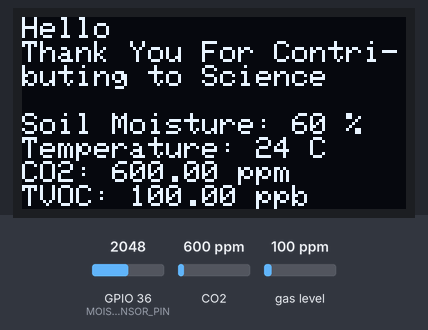
Bench run of a program on a simulated ESP32. Shown: 128×64 one-colour display. The inputs (shaded band) are chosen by the test bench; at power-on: CO2 600 ppm, GPIO 36 (MOISTURE_SENSOR_PIN) = 2048, gas level 100 ppm. WiFi joins after 1.5 s; servers stay silent unless stated; uploads are accepted with an empty reply.

Above: at 9.4 s.
9.5 s: CO2 set to 452 ppm
At 12.1 s:
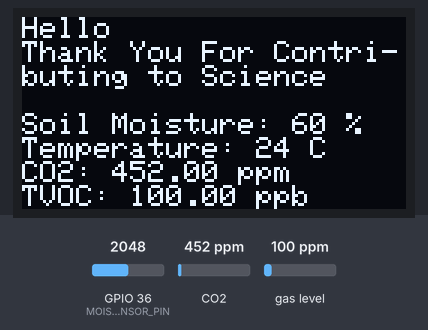
12.4 s: GPIO 36 (MOISTURE_SENSOR_PIN) set to 2866
At 14.5 s:
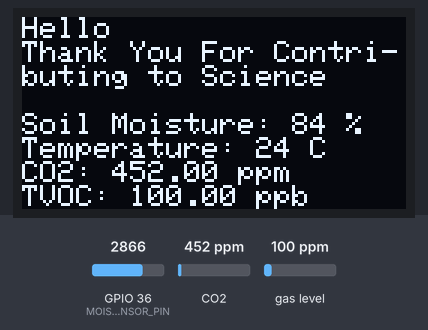
14.8 s: gas level set to 20 ppm
At 17.0 s:
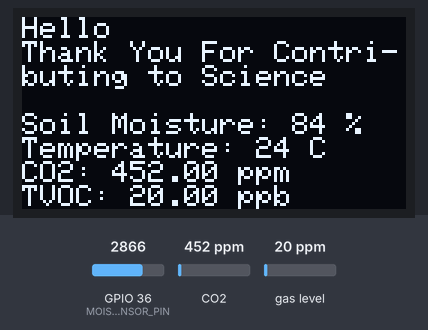
17.3 s: GPIO 36 (MOISTURE_SENSOR_PIN) set to 3603
At 18.7 s:
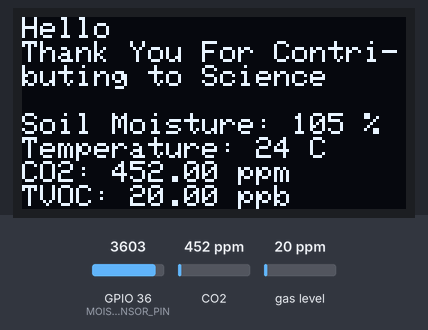
19.7 s: CO2 set to 1050 ppm
At 21.2 s:
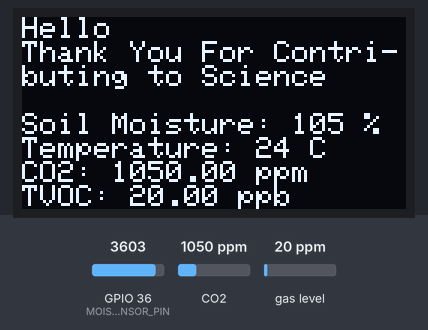
22.2 s: GPIO 36 (MOISTURE_SENSOR_PIN) set to 4095
At 23.9 s:
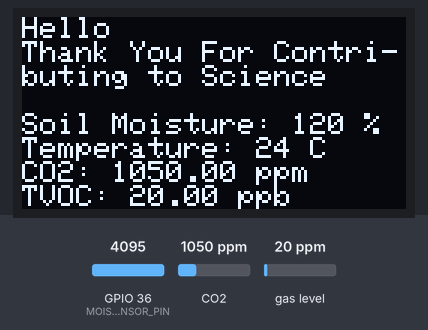
Timing chart, 0 to 25.4 s (numbered marks = the images above; inputs shaded):
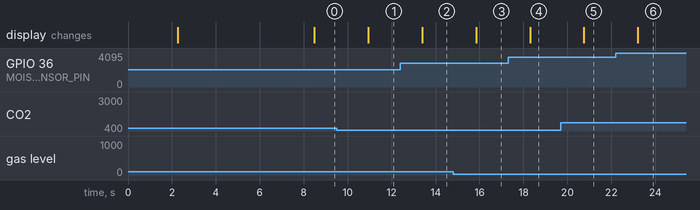

Measured:
- after the input at 9.5 s, the display: changes after 1.4 s (image 1)
- after the input at 12.4 s, the display: changes after 0.99 s (image 2)
- after the input at 14.8 s, the display: changes after 1.0 s (image 3)
- after the input at 17.3 s, the display: changes after 1.0 s (image 4)
- after the input at 19.7 s, the display: changes after 1.1 s (image 5)
- after the input at 22.2 s, the display: changes after 1.0 s (image 6)

The program:

main.cpp
```cpp
#include <WiFi.h>
#include <HTTPClient.h>
#include <Wire.h>
#include <Adafruit_CCS811.h>
#include <Adafruit_GFX.h>
#include <Adafruit_SSD1306.h>

// WiFi credentials
const char* ssid = "SSID";
const char* password = "PASSWORD";

// Server URL
const char* serverUrl = "http://sm.remusharris.com";

// Temp
const int temperatureC = 24;

// Device ID
const int device_ID = 1;

// User String
String user;

// Sensor and Display Pins
#define MOISTURE_SENSOR_PIN 36
#define I2C_SDA 21
#define I2C_SCL 22

// CCS811 Sensor and OLED Display
Adafruit_CCS811 ccs;
Adafruit_SSD1306 display(128, 64, &Wire, -1);

// HTTP
HTTPClient http;

void setup() {
    Serial.begin(115200);
    WiFi.begin(ssid, password);
    // Serial.print("Connecting to WiFi...");

    while (WiFi.status() != WL_CONNECTED) {
        delay(1000);
        // Serial.print(".");
    }
    // Serial.println("\nConnected to WiFi!");

    // Get user's identity
    http.begin(serverUrl);
    http.addHeader("Content-Type", "application/json");
    while (http.POST("{\"request\":\"get_user_name\"}") != 200) {}
    user = http.getString();
    http.end();


    // Initialize I2C
    Wire.begin(I2C_SDA, I2C_SCL);

    // Initialize CCS811
    if (!ccs.begin(0x5B)) {
        // Serial.println("Failed to start CCS811 sensor!");
        while (1);
    }

    // Initialize OLED Display
    if (!display.begin(SSD1306_SWITCHCAPVCC, 0x3C)) {
        // Serial.println("SSD1306 allocation failed");
        while (1);
    }
    display.clearDisplay();
    display.setTextSize(1);
    display.setTextColor(SSD1306_WHITE);
    display.setCursor(0, 0);
    display.println("Hello " + user);
    display.println("Thank You For Contri-\nbuting to Science\n");
    display.println("You Are Now\nBroadcasting Data");
    display.display();
    delay(6000);
}

void loop() {
    if (WiFi.status() == WL_CONNECTED) {
        http.begin(serverUrl);
        http.addHeader("Content-Type", "application/json");

        // Read moisture sensor
        int moisturePercent = analogRead(MOISTURE_SENSOR_PIN)/34;

        // Read CCS811 Sensor
        float co2 = 0, tvoc = 0;
        if (ccs.available()) {
            if (!ccs.readData()) {
                co2 = ccs.geteCO2();
                tvoc = ccs.getTVOC();
            }
        }

        // Create JSON payload
        String jsonPayload = "{";
        jsonPayload += "\"device_ID\": " + String(device_ID) + ", ";
        jsonPayload += "\"moisturePercent\": " + String(moisturePercent) + ", ";
        jsonPayload += "\"temperatureC\": " + String(temperatureC) + ", ";
        jsonPayload += "\"co2\": " + String(co2) + ", ";
        jsonPayload += "\"tvoc\": " + String(tvoc);
        jsonPayload += "}";

        // Serial.println("Sending data: " + jsonPayload);
        int httpResponseCode = http.POST(jsonPayload);

        if (httpResponseCode > 0) {
            // Serial.println("Server response: " + http.getString());
        } else {
            // Serial.println("Error sending request: " + String(httpResponseCode));
        }

        http.end();

        // Display sensor values
        display.clearDisplay();
        display.setTextSize(1);
        display.setTextColor(SSD1306_WHITE);
        display.setCursor(0, 0);
        display.println("Hello " + user);
        display.println("Thank You For Contri-\nbuting to Science\n");
        display.println("Soil Moisture: " + String(moisturePercent) + " %");
        display.println("Temperature: " + String(temperatureC) + " C");
        display.println("CO2: " + String(co2) + " ppm");
        display.println("TVOC: " + String(tvoc) + " ppb");
        display.display();
    } else {
        // Serial.println("WiFi not connected!");
    }

    delay(1000); // Wait 1 seconds
}
```
